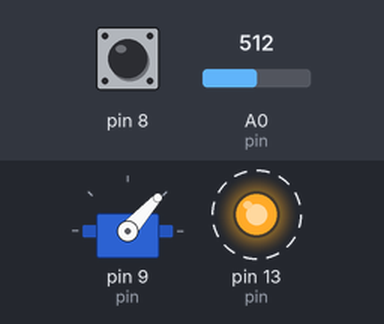
Recording of a sketch running on a simulated Arduino Uno, built with avr-gcc and run on an emulated ATmega328P. Shown: servo, output pins drawn as LEDs (lit = HIGH). Dashed ring = blinking. Inputs (shaded band) come from the test bench; at power-on: A0 (pin) = 512, pin 8 LOW.

Above: at 1.25 s.
1.3 s: A0 (pin) set to 0
At 1.9 s:
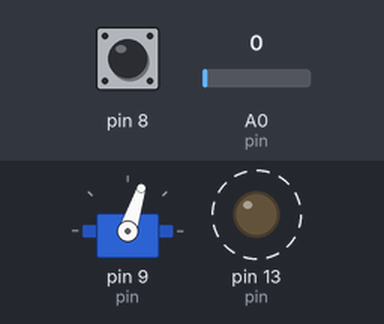
3.0 s: pin 8 pulsed HIGH 2 times (0.12 s each, 0.3 s apart)
At 6.1 s:
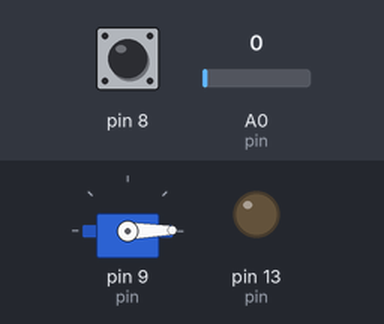
6.6 s: pin 8 pulsed HIGH 5 times (0.12 s each, 0.3 s apart)
At 7.43 s:
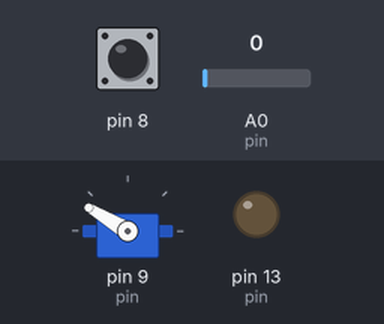
Timing chart, 0 to 11.7 s (numbered marks = the images above; inputs shaded):
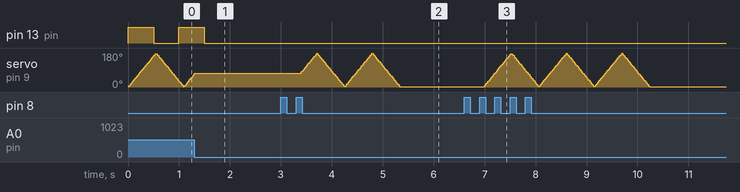

The sketch:

Ar_feeder.ino
```cpp
#include "Button.h"
#include <Servo.h>
namespace Hardware {
//typedef class Task Task;
extern "C" {
  class Task;
  typedef void (*callbackTaskEvent)(Task * task);
  typedef unsigned long ulong;
}

class Task {
  private:
      enum TaskState {
        ENABLED,
        DISABLED
      };

    ulong _sleepTill = 0;
    ulong _sleepStashTill = 0;
    virtual void runloop() = 0;
    TaskState _stateTask = DISABLED;

  public:
    callbackTaskEvent loopCallback = NULL;

    void sleep(ulong timedelay) {
      _sleepTill = millis() + timedelay;
    }

    void run() {
      if (_stateTask == DISABLED || _sleepTill > millis()) {
        return;
      }
      if (loopCallback != NULL) {
        loopCallback(this);
      } else {
        runloop();
      }
    }

    ulong getSleepTime(){
      return _sleepTill;
    }

    void stashSleepTime(){
      _sleepStashTill = _sleepTill;
    }

    void stashApplyTime(){
      _sleepTill = _sleepStashTill;
      _sleepStashTill = 0;
    }

    void setEnabled(){
      _stateTask = ENABLED;
    }

    void setDisabled(){
      _stateTask = DISABLED;
    }

};
};
//=====================================================================
using Hardware::Task;
//
class LedTask: public Hardware::Task {
    int pin = LED_BUILTIN;
    int state = 0;
    int repeatCount = 4;
    int repeatIndex = 0;

    public: void setup(){
      pinMode(pin, OUTPUT);
    }

    void runloop() override {
      state = state ^ 1;
      digitalWrite(LED_BUILTIN, state==0?LOW:HIGH);   // turn the LED on (HIGH is the voltage level)
      //Serial.println(state,DEC);
      if ( repeatIndex >= repeatCount ) {
        state = 0;
        repeatIndex = 0;
        sleep(30000);
        digitalWrite(LED_BUILTIN, LOW);
        //Serial.println("LedTask : runloop sleep");
        return;
      }

      repeatIndex = repeatIndex + 1;
      sleep(500);
    }
};

class ServoTask: public Hardware::Task {
    Servo servo;
    const int pin = 9;
    int maxAngle = 179; //some Servos could stack at 180, so reduce this value to 169 for example.
    int currentAngle = 0;
    int stepSize = 1;
    int repeatIndex = 0;

    int force = 0;
    unsigned long forceTimeRestore = 0;

    public:
      int speed = 3; //how fast servo moves
      int repeatCount = 1; //how many moves to laft-right
      unsigned long repeatInterval = 0;// delay to next move series

    public: void setup() {
        servo.attach(9);
        servo.write(0);
    }

    public: void forceRun(){
      force = 1;
      stashSleepTime();
      sleep(0);
    }

    void runloop() override {
      //Serial.println("ServoTask : runloop");
      currentAngle = currentAngle + stepSize;
      if (currentAngle <= 0 || currentAngle >= maxAngle) {
        stepSize = -stepSize;
      }
      servo.write(currentAngle);
      sleep(speed);

      if ( repeatIndex >= repeatCount ) {
        repeatIndex = 0;
        if (force == 1) {
//          restore scheduler
          stashApplyTime();
          //Serial.println("forceTimeRestore");
        }
        else {
          sleep(repeatInterval);
          //Serial.println("repeatInterval sleep");
        }
        force = 0;
        return;
      }

      if (currentAngle == 0) {
        repeatIndex = repeatIndex + 1;
      }
    }
};


class SensorTask:public Hardware::Task {
    int pin = A0;
    public: int valueServoRepeatCount = 5;
    public: unsigned long valueServoFrequency = 3;
    public: Hardware::callbackTaskEvent onValueChanged = NULL;

    void runloop() override {
      int r = map(analogRead(pin),0,1024,1,30) ;
      if (valueServoRepeatCount != r) {
        valueServoRepeatCount = r;
        if (onValueChanged !=NULL) {
          onValueChanged(this);
        }
      }
      sleep(10);
    }
};

///////
ServoTask servo;
SensorTask sensor;
LedTask led;

Hardware::Button button = Hardware::Button(8);
//////

unsigned long timer = 0;

//////

void setup() {
  //Serial.begin(9600);
  servo.setup();
  servo.repeatInterval = 43200000; //60000*60*12 ms*Min*Hrs
  servo.setEnabled();

  led.setup();
  led.setEnabled();

  sensor.setEnabled();
  sensor.onValueChanged = &onSensorValueChanged;

  button.onPress = &onPress;

}

void onPress(Hardware::Button& sender)
{
  //Serial.println("onPress");
  servo.forceRun();
}

void onSensorValueChanged(SensorTask * task){
  //Serial.print("valueServoRepeatCount=");
  //Serial.println(task->valueServoRepeatCount,DEC);
  servo.repeatCount = task->valueServoRepeatCount;

  //Serial.print("valueServoFrequency=");
  //Serial.println(task->valueServoFrequency,DEC);
  servo.speed = task->valueServoFrequency;
}

void loop() {
  sensor.run();
  servo.run();
  led.run();
  button.update();
}
```

Button.cpp
```cpp
// (licence header left out)
#include "Button.h"

namespace Hardware
{

void Button::init(int pin, int activeLow) {
  pinMode(pin, INPUT);
  _pin = pin;

  _pressTimeout = 600;
  _longPressTimeout = 1000;
  _multiPressTimeout = 260;

  isPressed = false;


  if (activeLow) {
    _buttonReleased = HIGH;
    _buttonPressed = LOW;
    digitalWrite(pin, HIGH);
  } else {
    _buttonReleased = LOW;
    _buttonPressed = HIGH;
  } // if


  onPress = NULL;
  onLongPress = NULL;
  onLongPressing = NULL;
  onMultiplePress = NULL;
}


Button::Button(int pin) {
  this->init(pin, false);
}

Button::Button(int pin, int activeLow)
{
  this->init(pin, activeLow);
} // Button


void Button::setPressTimeout(int value) {
  _pressTimeout = value;
}

void Button::setLongPressTimeout(int value) {
  _longPressTimeout = value;
}

void Button::setMultiPressTimeout(int value) {
  _multiPressTimeout = value;
}

void Button::update(void)
{
  int pinState = digitalRead(_pin);
  ulong now = millis();

  if (pinState == _buttonPressed) {
    if (_startTime != 0)
    {
      if ((ulong)(now - _startTime) > _pressTimeout) { //holding button
        if (onLongPressing) onLongPressing(*this);
      }
    }
    else {
      _startTime = now;
    }
    isPressed = true;
  }
  else if (_startTime != 0) {
    if ((ulong)(now - _startTime) > _longPressTimeout) //button released
    {
      _releaseTime = 0;
      if (onLongPress) onLongPress(*this);
    }
    else {
      //expectng multipress:
      if (_releaseTime != 0)
      {
        pressCount++;
      }
      else
      {
        pressCount = 1;
      }
      _releaseTime = now;
    }
    _startTime = 0;
    isPressed = false;
  }

  if (_releaseTime != 0)
  {
    if ( (ulong)(now - _releaseTime) > _multiPressTimeout)
    {
      if (pressCount == 1)
      {
        if (onPress) onPress(*this);
      }
      else
      {
        if (onMultiplePress) onMultiplePress(*this);
      }
      _releaseTime = 0;
      _startTime = 0;
    }
  }
}
}
```

Button.h
```cpp
// (licence header left out)
#ifndef Button_h
#define Button_h

#include "Arduino.h"
#include <inttypes.h>

/*
|Hardware
|- class Button;
*/
namespace Hardware {
typedef class Button Button;
extern "C" {
  typedef void (*callbackEvent)(Button&);
  typedef unsigned long ulong;
}

/*
class Button provide a simple way to handle hardware button iteractions

example:
#include "Button.h"
Hardware::Button button(2, false);
or
Hardware::Button button(2);
...
loop(){
  button.update();
}
*/
class Button
{
public:

  // pin: hardware pin
  // activeLow: depends on HIGH or LOW connection state
  Button(int pin, int activeLow);

  // pin: hardware pin
  // LOW load for connection state
  Button(int pin);

  //this function must invoke from main LOOP
  void update();

  // set millisec for press detection
  // default 600
  void setPressTimeout(int value);

  // set millisec for long press detection
  // default 1000
  void setLongPressTimeout(int value);

  // set millisec for multi press detection
  // default 260
  void setMultiPressTimeout(int value);

  // callback for button press
  callbackEvent onPress;

  // callback for button long press
  callbackEvent onLongPress;

  // callback while button holding pressed
  callbackEvent onLongPressing;

  // callback for on multiple press, count of press get from property .pressCount
  callbackEvent onMultiplePress;

  //button identifier
  int id;

  // press count for multiple presses
  int pressCount;

  // button status
  // readonly
  bool isPressed;

private:
  void init(int pin, int activeLow);

  int _pin; //hardware pin
  int _pressTimeout; //press button speed setting (600)
  int _longPressTimeout; //long press delay setting (100)
  int _multiPressTimeout; //delay between multiple press (260)

  //button states
  int _buttonReleased;
  int _buttonPressed;

  //helper vars
  ulong _startTime;
  ulong _releaseTime;
};
}
#endif
```
